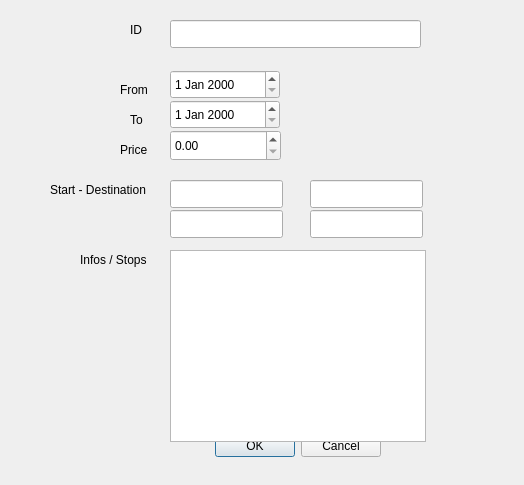
<?xml version="1.0" encoding="UTF-8"?>
<ui version="4.0">
 <class>BookingDetailDialog</class>
 <widget class="QDialog" name="BookingDetailDialog">
  <property name="geometry">
   <rect>
    <x>0</x>
    <y>0</y>
    <width>524</width>
    <height>485</height>
   </rect>
  </property>
  <property name="windowTitle">
   <string>Dialog</string>
  </property>
  <widget class="QDialogButtonBox" name="buttonBox">
   <property name="geometry">
    <rect>
     <x>40</x>
     <y>430</y>
     <width>341</width>
     <height>32</height>
    </rect>
   </property>
   <property name="orientation">
    <enum>Qt::Horizontal</enum>
   </property>
   <property name="standardButtons">
    <set>QDialogButtonBox::Cancel|QDialogButtonBox::Ok</set>
   </property>
  </widget>
  <widget class="QLineEdit" name="lineEditId">
   <property name="geometry">
    <rect>
     <x>170</x>
     <y>20</y>
     <width>251</width>
     <height>28</height>
    </rect>
   </property>
  </widget>
  <widget class="QDateEdit" name="dateEditFrom">
   <property name="geometry">
    <rect>
     <x>170</x>
     <y>70</y>
     <width>110</width>
     <height>29</height>
    </rect>
   </property>
  </widget>
  <widget class="QListWidget" name="listWidgetDetails">
   <property name="geometry">
    <rect>
     <x>170</x>
     <y>250</y>
     <width>256</width>
     <height>192</height>
    </rect>
   </property>
  </widget>
  <widget class="QDateEdit" name="dateEditTo">
   <property name="geometry">
    <rect>
     <x>170</x>
     <y>100</y>
     <width>110</width>
     <height>29</height>
    </rect>
   </property>
  </widget>
  <widget class="QDoubleSpinBox" name="doubleSpinBoxPrice">
   <property name="geometry">
    <rect>
     <x>170</x>
     <y>130</y>
     <width>111</width>
     <height>31</height>
    </rect>
   </property>
   <property name="maximum">
    <double>99999.990000000005239</double>
   </property>
  </widget>
  <widget class="QLineEdit" name="lineEditExtra1">
   <property name="geometry">
    <rect>
     <x>170</x>
     <y>180</y>
     <width>113</width>
     <height>28</height>
    </rect>
   </property>
  </widget>
  <widget class="QLineEdit" name="lineEditExtra2">
   <property name="geometry">
    <rect>
     <x>310</x>
     <y>180</y>
     <width>113</width>
     <height>28</height>
    </rect>
   </property>
  </widget>
  <widget class="QLineEdit" name="lineEditExtra1Name">
   <property name="geometry">
    <rect>
     <x>170</x>
     <y>210</y>
     <width>113</width>
     <height>28</height>
    </rect>
   </property>
   <property name="readOnly">
    <bool>true</bool>
   </property>
  </widget>
  <widget class="QLineEdit" name="lineEditExtra2Name">
   <property name="geometry">
    <rect>
     <x>310</x>
     <y>210</y>
     <width>113</width>
     <height>28</height>
    </rect>
   </property>
   <property name="readOnly">
    <bool>true</bool>
   </property>
  </widget>
  <widget class="QLabel" name="label">
   <property name="geometry">
    <rect>
     <x>130</x>
     <y>20</y>
     <width>63</width>
     <height>20</height>
    </rect>
   </property>
   <property name="text">
    <string>ID</string>
   </property>
  </widget>
  <widget class="QLabel" name="label_2">
   <property name="geometry">
    <rect>
     <x>120</x>
     <y>80</y>
     <width>63</width>
     <height>20</height>
    </rect>
   </property>
   <property name="text">
    <string>From</string>
   </property>
  </widget>
  <widget class="QLabel" name="label_3">
   <property name="geometry">
    <rect>
     <x>130</x>
     <y>110</y>
     <width>63</width>
     <height>20</height>
    </rect>
   </property>
   <property name="text">
    <string>To</string>
   </property>
  </widget>
  <widget class="QLabel" name="label_4">
   <property name="geometry">
    <rect>
     <x>120</x>
     <y>140</y>
     <width>63</width>
     <height>20</height>
    </rect>
   </property>
   <property name="text">
    <string>Price</string>
   </property>
  </widget>
  <widget class="QLabel" name="label_5">
   <property name="geometry">
    <rect>
     <x>50</x>
     <y>180</y>
     <width>121</width>
     <height>20</height>
    </rect>
   </property>
   <property name="text">
    <string>Start - Destination</string>
   </property>
  </widget>
  <widget class="QLabel" name="label_6">
   <property name="geometry">
    <rect>
     <x>80</x>
     <y>250</y>
     <width>91</width>
     <height>20</height>
    </rect>
   </property>
   <property name="text">
    <string>Infos / Stops</string>
   </property>
  </widget>
 </widget>
 <resources/>
 <connections>
  <connection>
   <sender>buttonBox</sender>
   <signal>accepted()</signal>
   <receiver>BookingDetailDialog</receiver>
   <slot>accept()</slot>
   <hints>
    <hint type="sourcelabel">
     <x>248</x>
     <y>254</y>
    </hint>
    <hint type="destinationlabel">
     <x>157</x>
     <y>274</y>
    </hint>
   </hints>
  </connection>
  <connection>
   <sender>buttonBox</sender>
   <signal>rejected()</signal>
   <receiver>BookingDetailDialog</receiver>
   <slot>reject()</slot>
   <hints>
    <hint type="sourcelabel">
     <x>316</x>
     <y>260</y>
    </hint>
    <hint type="destinationlabel">
     <x>286</x>
     <y>274</y>
    </hint>
   </hints>
  </connection>
 </connections>
</ui>
